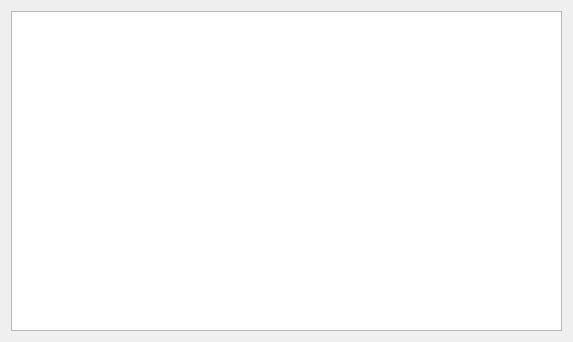
<?xml version="1.0" encoding="UTF-8"?>
<ui version="4.0">
 <class>OverviewPage</class>
 <widget class="QWidget" name="OverviewPage">
  <property name="geometry">
   <rect>
    <x>0</x>
    <y>0</y>
    <width>573</width>
    <height>342</height>
   </rect>
  </property>
  <property name="windowTitle">
   <string>Form</string>
  </property>
  <layout class="QHBoxLayout" name="horizontalLayout" stretch="0">
   <item>
    <widget class="QTextBrowser" name="webView">
     <property name="html">
      <string>&lt;!DOCTYPE HTML PUBLIC &quot;-//W3C//DTD HTML 4.0//EN&quot; &quot;http://www.w3.org/TR/REC-html40/strict.dtd&quot;&gt;
&lt;html&gt;&lt;head&gt;&lt;meta name=&quot;qrichtext&quot; content=&quot;1&quot; /&gt;&lt;style type=&quot;text/css&quot;&gt;
p, li { white-space: pre-wrap; }
&lt;/style&gt;&lt;/head&gt;&lt;body style=&quot; font-family:'MS Shell Dlg 2'; font-size:7.8pt; font-weight:400; font-style:normal;&quot;&gt;
&lt;p style=&quot; margin-top:0px; margin-bottom:0px; margin-left:0px; margin-right:0px; -qt-block-indent:0; text-indent:0px;&quot;&gt;&lt;img src=&quot;:/images/backg&quot; /&gt;&lt;/p&gt;&lt;/body&gt;&lt;/html&gt;</string>
     </property>
     <property name="openExternalLinks">
      <bool>true</bool>
     </property>
    </widget>
   </item>
  </layout>
 </widget>
 <resources/>
 <connections/>
</ui>
